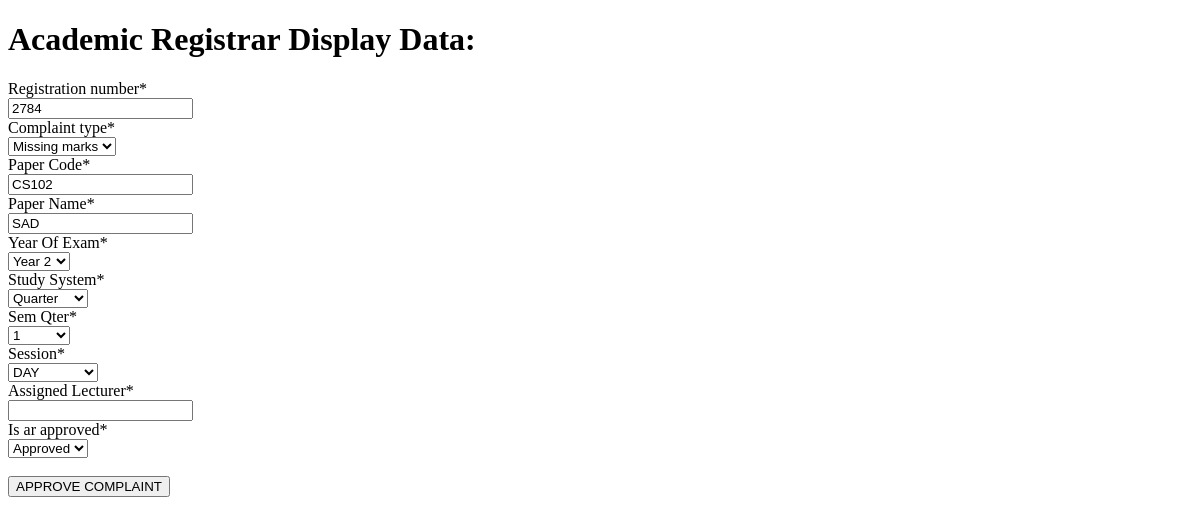
Before: /ardata/4/ with the older database file.
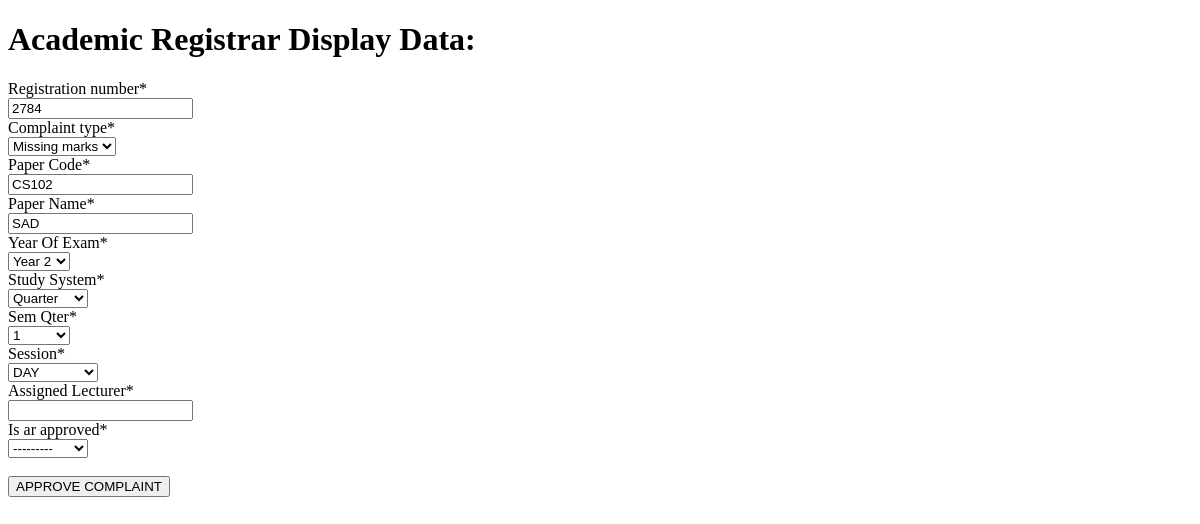
After: the same page with the newer database file.
### exam/models.py (models this page shows)
class Complaint(models.Model):
    type=[("Remark", 'Re-mark'),
        ("Missing_Marks", 'Missing marks'), ]
    YearOfExam=[("Year_1", 'Year 1'),
        ("Year_2", 'Year 2'),
        ("Year_3", 'Year 3'),
        ("Year_4", 'Year 4'),
        ("Year_5", 'Year 5') ]
    studymode=[ ("DAY", 'DAY'),
        ("EVENING", 'EVENING'),
        ("WEEKEND", 'WEEKEND')  ]
    study=[ ("Semester", 'Semester'),
        ("Quarter", 'Quarter'),
        ("Term", 'Term'),]
    list=[("Semester_1", '1'),
        ("Semester_2", '2'),
        ("Semester_3", '3'),
        ("Semester_4", '4'),
        ("Semester_5", '5'),]
    status=[("Rejected", 'Rejected'),
        ("Approved", 'Approved'),]
    script=[  ("Not Found", 'Not Found'),
        ("Retrieved", 'Retrieved'),]
    approvals=[ ("Rejected", 'Rejected'),
        ("Pending", 'Pending'),
        ("Complaint Resolved", 'Complaint Resolved')  ]
    to_registrar =[
        ("Send to Academic Registrar", "Send to Academic Registrar")    ]
    Complaint_id = models.IntegerField(primary_key=True)
    track_code = models.CharField(max_length=15, default=False, unique=True)
    Date = models.DateTimeField(verbose_name='Date Submitted', auto_now=True)
    Registration_number = models.CharField(max_length=30)
    Complaint_type = models.CharField(max_length=30, choices=type)
    Paper_Code = models.CharField(max_length=30)
    Paper_Name = models.CharField(max_length=100)
    Year_Of_Exam = models.CharField(max_length=20, choices=YearOfExam)
    Study_System = models.CharField(max_length=30, choices=study)
    Sem_Qter = models.CharField(max_length=30, choices=list)
    Session = models.CharField(max_length=10, choices=studymode, default=False)
    Assigned_Lecturer = models.CharField(max_length=90)
    is_exam_office_approved = models.CharField(max_length=30, choices=approvals)
    is_store_approved =models.CharField(max_length=30, choices=script)
    to_ar = models.CharField(max_length=30, choices=to_registrar)
    is_ar_approved =models.CharField(max_length=30, choices=status)
    Complaint_resolved = models.CharField(max_length=30, choices=approvals)

### exam/views.py (the view)
# urls.py: path('ardata/<int:complaint_id>/', ar_data_view, name="ar_display_page"),
def ar_data_view(request, complaint_id):
    message =""
    complaint = Complaint.objects.get(Complaint_id=complaint_id)
    if request.method == "POST":
        complaint_form = ArComplaintForm(request.POST, instance= complaint)
        if complaint_form.is_valid():
            complaint_form.save()
            complaint_form = ArComplaintForm()
            return render(request, 'messages/ar_success_message.html', {'complaint':complaint})
        else:
            message = "Entered invalid data"
        messages.success(request, message)
    else:
        complaint_form = ArComplaintForm(instance=complaint)
    context = {
        'form': complaint_form,
        'complaint': complaint,
        'msg': message,
    }
    return render(request, 'exam/ar_complaint_data.html', context)

### exam/forms.py
class ArComplaintForm(forms.ModelForm):
    class Meta:
        model = Complaint
        fields = ('Registration_number','Complaint_type','Paper_Code','Paper_Name','Year_Of_Exam', 'Study_System', 'Sem_Qter', 'Session', 'Assigned_Lecturer', 'is_ar_approved')

### exam/templates/exam/ar_complaint_data.html (shortened to what this page needs)
<!DOCTYPE html>
<html>
<head>
    {% load crispy_forms_tags %}
</head>
<body>
    <h1>Academic Registrar Display Data:</h1>
    <form method="post">
        {{form|crispy}}
        <br>
        <button type="submit" class="btn btn-outline-success">APPROVE COMPLAINT</button>
    </form>
</body>
</html>

Changed rows visible on the page:
changed Complaint "Missing marks": is_ar_approved "Approved" → "---------"
